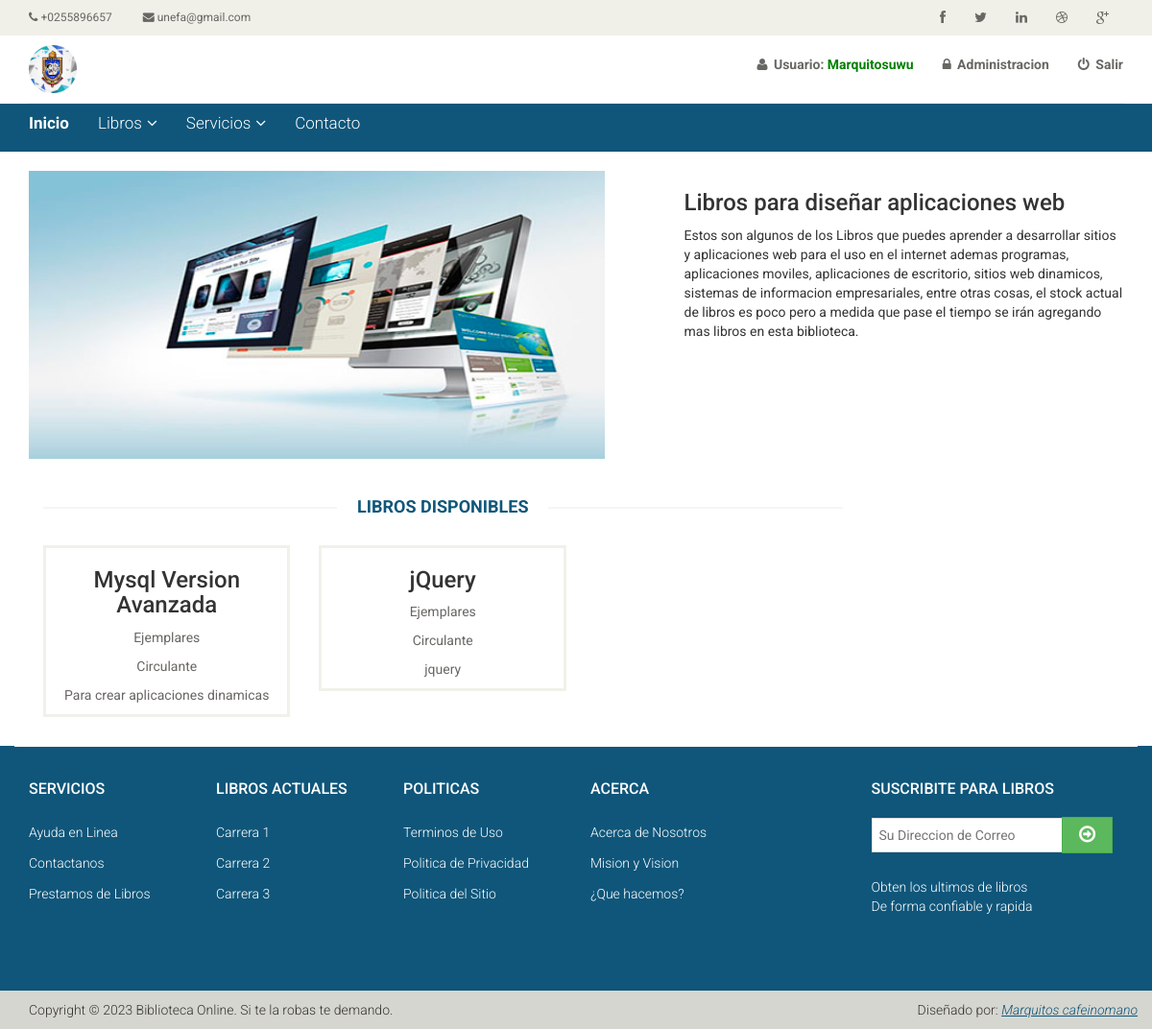
/libros_web.php (signed in), run on the app's committed database.
### tables this page shows
CREATE TABLE `libros` (
  `id_libro` int(10) NOT NULL AUTO_INCREMENT,
  `foto` varchar(50) DEFAULT NULL,
  `nombre` varchar(255) NOT NULL,
  `descripcion` varchar(255) NOT NULL,
  `disponible` varchar(2) NOT NULL,
  `id_categoria` int(10) NOT NULL,
  `id_subcategoria` int(10) NOT NULL,
  `id_proveedor` int(10) NOT NULL,
  `fecha_ingreso` date DEFAULT NULL,
  `url_descarga` varchar(250) DEFAULT NULL,
  PRIMARY KEY (`id_libro`),
  KEY `id_categoria` (`id_categoria`),
  KEY `id_proveedor` (`id_proveedor`),
  CONSTRAINT `libros_ibfk_1` FOREIGN KEY (`id_categoria`) REFERENCES `categorias` (`id_categoria`),
  CONSTRAINT `libros_ibfk_2` FOREIGN KEY (`id_proveedor`) REFERENCES `proveedor` (`id_proveedor`)
);

### libros_web.php (the view, shortened to what this page needs)
<?php
if (isset($_SESSION['usuario'])) {
?>
	<?php include('admin/conexion.php');
	$consulta = mysqli_query($con, "select * from libros where id_categoria = 2 limit 0,5");
	?>
	<!DOCTYPE html>
	<html lang="en">
	<head>
		<link href="css/bootstrap.min.css" rel="stylesheet">
		<link href="css/font-awesome.min.css" rel="stylesheet">
		<link href="css/prettyPhoto.css" rel="stylesheet">
		<link href="css/price-range.css" rel="stylesheet">
		<link href="css/animate.css" rel="stylesheet">
		<link href="css/main.css" rel="stylesheet">
		<link href="css/responsive.css" rel="stylesheet">
	</head>
	<body>
		<?php include('includes/header.php'); ?>
		<br>
		<div class="container">
			<div class="row">
				<div class="col-md-7">
					<img src="images/disenoweb.jpg" width="600" height="300">
				</div>
				<div class="col-md-5">
					<h3>Libros para diseñar aplicaciones web</h3>
					<p>
						Estos son algunos de los Libros que puedes aprender a desarrollar sitios y aplicaciones web para el uso en el internet
						ademas programas, aplicaciones moviles, aplicaciones de escritorio, sitios web dinamicos, sistemas de informacion
						empresariales, entre otras cosas, el stock actual de libros es poco pero a
						medida que pase el tiempo se irán agregando mas libros en esta biblioteca.
					</p>
				</div>
			</div>
		</div>
		<br>
		<br>
		<section>
			<div class="container">
				<div class="row">
					<div class="col-sm-9 padding-right">
						<div class="features_items">
							<h2 class="title text-center">Libros Disponibles</h2>
							<?php
							while ($filas = mysqli_fetch_array($consulta)) {
								$nombre = $filas['nombre'];
								$ejemplares = $filas['ejemplares'];
								$circulante = $filas['circulante'];
								$descripcion = $filas['descripcion'];
							?>
								<div class="col-sm-4">
									<div class="product-image-wrapper">
										<div class="single-products">
											<div class="productinfo text-center">
												<h3><?php echo $nombre ?></h3>
												<p>Ejemplares <?php echo $ejemplares ?></p>
												<p>Circulante <?php echo $circulante ?></p>
												<p><?php echo $descripcion ?></p>
											</div>
											<div class="product-overlay">
												<div class="overlay-content">
												</div>
											</div>
										</div>
									</div>
								</div>
							<?php } ?>
						</div>
					</div>
				</div>
			</div>
		</section>
		<?php include('includes/footer.php'); ?>
	</body>
	</html>
<?php
} else {
	echo '<script> window.location="index.php"; </script>';
}
?>

### css/main.css (style rules this page uses)
body { font-family: 'Roboto', sans-serif; background:; position: relative; font-weight:400px; }
h1, h2, h3, h4, h5, h6 { font-family: 'Roboto', sans-serif; }
.left-sidebar h2:after, h2.title:after { content: " "; position: absolute; border: 1px solid #f5f5f5; bottom:8px; left: 0; width: 100%; height: 0; z-index: -2; }
h2.title:before { content: " "; position: absolute; background: #fff; bottom: -6px; width: 220px; height: 30px; z-index: -1; left: 50%; margin-left: -110px; }
.padding-right { padding-right: 0; }
.features_items { overflow:hidden; }
h2.title { color: #0f567a; font-family: 'Roboto', sans-serif; font-size: 18px; font-weight: 700; margin: 0 15px; text-transform: uppercase; margin-bottom: 30px; position: relative; }
.product-image-wrapper { border:3px solid #f1f1eb; overflow: hidden; margin-bottom:30px; }
.single-products { position: relative; }
.productinfo p { font-family: 'Roboto', sans-serif; font-size: 14px; font-weight: 400; color: #696763; }
.productinfo { position:relative; }
.product-overlay { background:#0f567a; top: 0; display: none; height: 0; position: absolute; transition: height 500ms ease 0s; width: 100%; display: block; opacity:; }
.product-overlay .overlay-content { bottom: 0; position: absolute; bottom: 0; text-align: center; width: 100%; }

### data on the page
libros: nombre "Mysql Version Avanzada", descripcion "Para crear aplicaciones dinamicas"
libros: nombre "jQuery", descripcion "jquery"

### other printed values
$usuario "Marquitosuwu"
